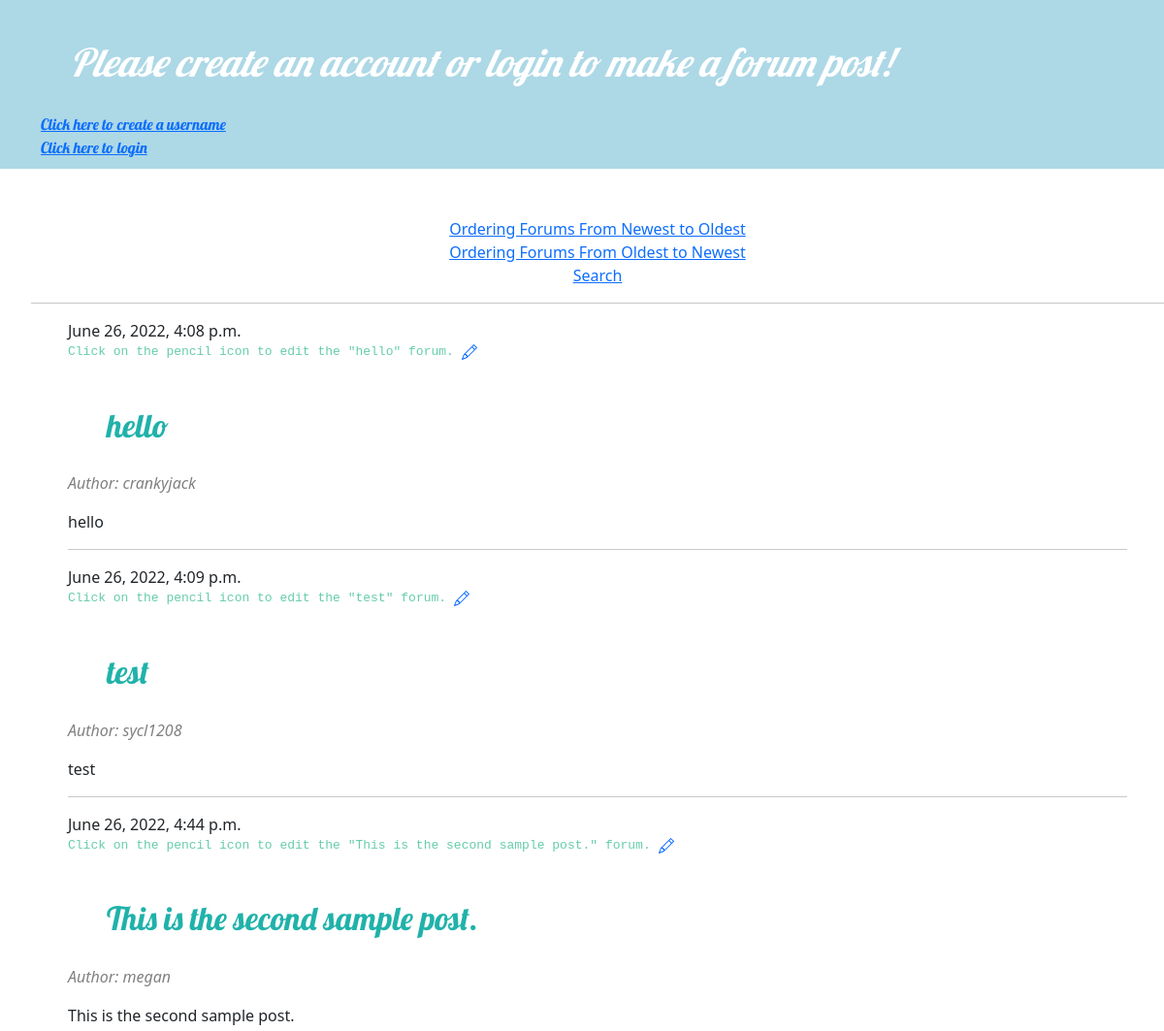
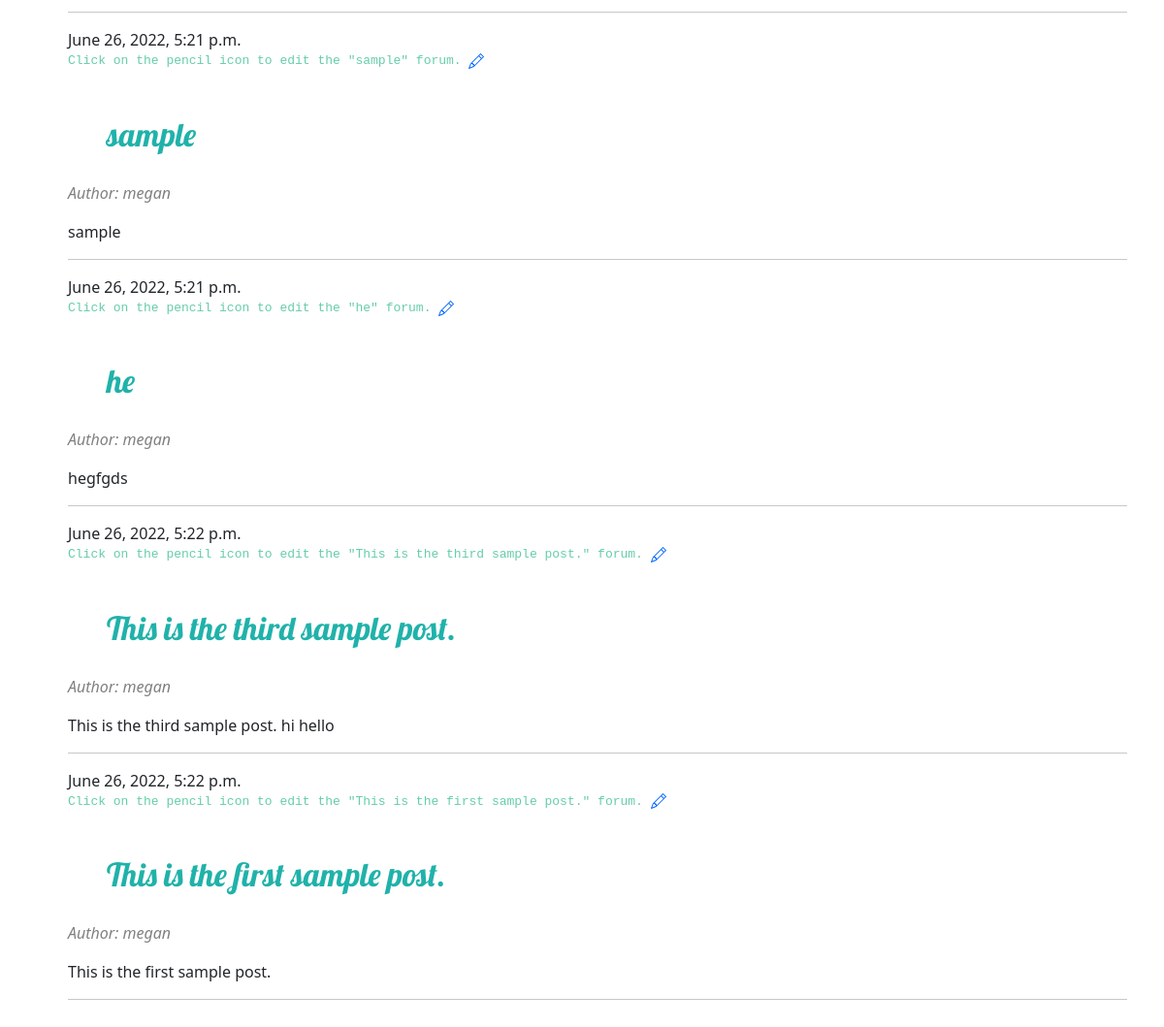
The page / on the database its author committed (2 pictures, top to bottom).
### blogs/models.py (models this page shows, shortened)
class Post(models.Model):
    author = models.ForeignKey(settings.AUTH_USER_MODEL, on_delete=models.CASCADE)
    title = models.CharField(max_length=200)
    text = models.TextField()
    created_date = models.DateTimeField(default=timezone.now)
    published_date = models.DateTimeField(blank=True, null=True)

### blogs/views.py (the view)
# urls.py: path('', views.post_list, name='post_list'),
def post_list(request):
    posts = Post.objects.filter(published_date__lte=timezone.now()).order_by('published_date')
    return render(request, 'blogs/post_list.html', {'posts': posts})

### blogs/templates/blogs/post_list.html (shortened to what this page needs)
{% extends 'blogs/base.html' %}
{% load static %}
{% block content %}
    {% for post in posts %}
        <article class="post">
            <time class="date">
                {{ post.published_date }}
            </time>
            <p class='pencil'> Click on the pencil icon to edit the "{{post.title }}" forum.
                <a href="{% url 'post_edit' pk=post.pk %}">
                </a>
            </p>
            <h2 class='title'> {{ post.title }} </h2>
            <i><p style="color: gray;">Author: {{ post.author }}</p></i>
            <p>{{ post.text }}</p>
            <hr>
        </article>
    {% endfor %}
{% endblock %}

### blogs/templates/blogs/base.html (shortened to what this page needs)
{% load static %}
<!DOCTYPE html>
<html>
    <head>
        <link rel="stylesheet" href="https://cdn.jsdelivr.net/npm/bootstrap@5.1.3/dist/css/bootstrap.min.css"
>
        <link rel="stylesheet" href="{% static 'css/blogs.css' %}">
    </head>
    <body>
        <header class="page-header" style="color: lightblue">
            <div class="container">
                {% if user.is_authenticated %}
                    <a href="{% url 'post_new' %}" class="top-menu">
                        <p class = "click-image"> click image to add new post </p>
                        <svg xmlns="http://www.w3.org/2000/svg" width="50" height="50" fill="currentColor" class="bi bi-file-earmark-plus" viewBox="0 0 16 16">
                            <path d="M8 6.5a.5.5 0 0 1 .5.5v1.5H10a.5.5 0 0 1 0 1H8.5V11a.5.5 0 0 1-1 0V9.5H6a.5.5 0 0 1 0-1h1.5V7a.5.5 0 0 1 .5-.5z"/>
                            <path d="M14 4.5V14a2 2 0 0 1-2 2H4a2 2 0 0 1-2-2V2a2 2 0 0 1 2-2h5.5L14 4.5zm-3 0A1.5 1.5 0 0 1 9.5 3V1H4a1 1 0 0 0-1 1v12a1 1 0 0 0 1 1h8a1 1 0 0 0 1-1V4.5h-2z"/>
                        </svg>
                    </a>
            </div>
                <h1 class="greeting3">Welcome to 808BANGAZ Forum Page!</h1>
                <h2 class='user'> Hello {{ user.username }}! <br></h2>
                <center><a href="{% url 'logout' %}">Click here to logout</a> </center>
                    {% else %}
                        <h1 class='greeting2'>Please create an account or login to make a forum post!</h1>
                        <a href="{% url 'register' %}">Click here to create a username</a>
                        <br>
                        <a href="{% url 'login' %}">Click here to login</a>
                {% endif %}
        </header>
        <ul>
            <center>
            <a href="{% url 'ordering' %}">Ordering Forums From Newest to Oldest</a> <br>
            <a href="{% url 'todayDate' %}">Ordering Forums From Oldest to Newest</a><br>
            <a href="{% url 'search' %}">Search</a> <br>
            <hr>
            </center>
            <div class="row">
                <div class="col">
            <main class="content container">
                        {% block content %}{% endblock %}
                </div>
            </div>
        </ul>
    </body>
</html>

### blogs/static/css/blogs.css (style rules this page uses)
.page-header { background-color: lightblue; margin-top: 0; margin-bottom: 50px; padding: 10px 10px 10px 10px; font-family: 'Lobster', cursive; text-align: left; }
h1, h2, h3, h4 { font-family: 'Lobster', cursive; }
.title { padding: 30px 20px 20px 40px; color: lightseagreen; font-style: bold; font-family: 'Lobster', cursive; font-size: 25pt; }
.greeting2 { color: white; padding: 30px 20px 20px 30px; font-style: italic; font-family: 'Lobster', cursive; }
.pencil { color: mediumaquamarine; font-size: small; font-family:'Courier New', Courier, monospace; }

### rows shown on the page
Post: published_date "June 26, 2022, 4:08 p.m.", title "hello", author "crankyjack", text "hello"
Post: published_date "June 26, 2022, 4:09 p.m.", title "test", author "sycl1208", text "test"
Post: published_date "June 26, 2022, 4:44 p.m.", title "This is the second sample post.", author "megan", text "This is the second sample post."
Post: published_date "June 26, 2022, 5:21 p.m.", title "sample", author "megan", text "sample"
Post: published_date "June 26, 2022, 5:21 p.m.", title "he", author "megan", text "hegfgds"
Post: published_date "June 26, 2022, 5:22 p.m.", title "This is the third sample post.", author "megan", text "This is the third sample post. hi hello"
Post: published_date "June 26, 2022, 5:22 p.m.", title "This is the first sample post.", author "megan", text "This is the first sample post."
